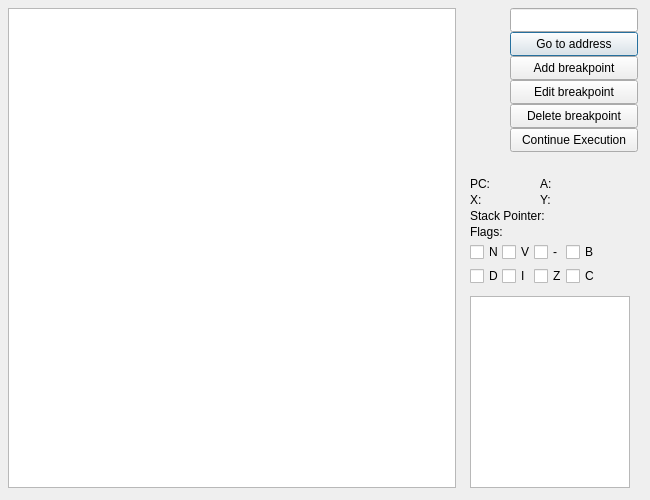
<?xml version="1.0" encoding="UTF-8"?>
<ui version="4.0">
 <class>DialogDebugger</class>
 <widget class="QDialog" name="DialogDebugger">
  <property name="geometry">
   <rect>
    <x>0</x>
    <y>0</y>
    <width>650</width>
    <height>500</height>
   </rect>
  </property>
  <property name="sizePolicy">
   <sizepolicy hsizetype="Fixed" vsizetype="Fixed">
    <horstretch>0</horstretch>
    <verstretch>0</verstretch>
   </sizepolicy>
  </property>
  <property name="minimumSize">
   <size>
    <width>650</width>
    <height>500</height>
   </size>
  </property>
  <property name="maximumSize">
   <size>
    <width>650</width>
    <height>500</height>
   </size>
  </property>
  <property name="windowTitle">
   <string>Debugger</string>
  </property>
  <widget class="QPlainTextEdit" name="plainTextEdit">
   <property name="geometry">
    <rect>
     <x>8</x>
     <y>8</y>
     <width>448</width>
     <height>480</height>
    </rect>
   </property>
   <property name="font">
    <font>
     <family>Lucida Console</family>
    </font>
   </property>
   <property name="undoRedoEnabled">
    <bool>false</bool>
   </property>
   <property name="readOnly">
    <bool>true</bool>
   </property>
   <property name="plainText">
    <string notr="true"/>
   </property>
   <property name="overwriteMode">
    <bool>true</bool>
   </property>
   <property name="textInteractionFlags">
    <set>Qt::NoTextInteraction</set>
   </property>
  </widget>
  <widget class="QLineEdit" name="lineEdit">
   <property name="geometry">
    <rect>
     <x>510</x>
     <y>8</y>
     <width>128</width>
     <height>24</height>
    </rect>
   </property>
  </widget>
  <widget class="QPushButton" name="pushButton">
   <property name="geometry">
    <rect>
     <x>510</x>
     <y>32</y>
     <width>128</width>
     <height>24</height>
    </rect>
   </property>
   <property name="text">
    <string>Go to address</string>
   </property>
  </widget>
  <widget class="QPushButton" name="pushButton_2">
   <property name="geometry">
    <rect>
     <x>510</x>
     <y>56</y>
     <width>128</width>
     <height>24</height>
    </rect>
   </property>
   <property name="text">
    <string>Add breakpoint</string>
   </property>
  </widget>
  <widget class="QLabel" name="label">
   <property name="geometry">
    <rect>
     <x>470</x>
     <y>172</y>
     <width>64</width>
     <height>24</height>
    </rect>
   </property>
   <property name="text">
    <string>PC:</string>
   </property>
  </widget>
  <widget class="QLabel" name="label_2">
   <property name="geometry">
    <rect>
     <x>540</x>
     <y>172</y>
     <width>64</width>
     <height>24</height>
    </rect>
   </property>
   <property name="text">
    <string>A:</string>
   </property>
  </widget>
  <widget class="QLabel" name="label_3">
   <property name="geometry">
    <rect>
     <x>470</x>
     <y>188</y>
     <width>64</width>
     <height>24</height>
    </rect>
   </property>
   <property name="text">
    <string>X:</string>
   </property>
  </widget>
  <widget class="QLabel" name="label_4">
   <property name="geometry">
    <rect>
     <x>540</x>
     <y>188</y>
     <width>64</width>
     <height>24</height>
    </rect>
   </property>
   <property name="text">
    <string>Y:</string>
   </property>
  </widget>
  <widget class="QLabel" name="label_5">
   <property name="geometry">
    <rect>
     <x>470</x>
     <y>204</y>
     <width>128</width>
     <height>24</height>
    </rect>
   </property>
   <property name="text">
    <string>Stack Pointer:</string>
   </property>
  </widget>
  <widget class="QLabel" name="label_6">
   <property name="geometry">
    <rect>
     <x>470</x>
     <y>220</y>
     <width>128</width>
     <height>24</height>
    </rect>
   </property>
   <property name="text">
    <string>Flags:</string>
   </property>
  </widget>
  <widget class="QCheckBox" name="checkBox">
   <property name="geometry">
    <rect>
     <x>470</x>
     <y>244</y>
     <width>32</width>
     <height>16</height>
    </rect>
   </property>
   <property name="focusPolicy">
    <enum>Qt::NoFocus</enum>
   </property>
   <property name="text">
    <string>N</string>
   </property>
  </widget>
  <widget class="QCheckBox" name="checkBox_2">
   <property name="geometry">
    <rect>
     <x>502</x>
     <y>244</y>
     <width>32</width>
     <height>16</height>
    </rect>
   </property>
   <property name="focusPolicy">
    <enum>Qt::NoFocus</enum>
   </property>
   <property name="text">
    <string>V</string>
   </property>
  </widget>
  <widget class="QCheckBox" name="checkBox_3">
   <property name="geometry">
    <rect>
     <x>534</x>
     <y>244</y>
     <width>32</width>
     <height>16</height>
    </rect>
   </property>
   <property name="focusPolicy">
    <enum>Qt::NoFocus</enum>
   </property>
   <property name="text">
    <string>-</string>
   </property>
  </widget>
  <widget class="QCheckBox" name="checkBox_4">
   <property name="geometry">
    <rect>
     <x>566</x>
     <y>244</y>
     <width>32</width>
     <height>16</height>
    </rect>
   </property>
   <property name="focusPolicy">
    <enum>Qt::NoFocus</enum>
   </property>
   <property name="text">
    <string>B</string>
   </property>
  </widget>
  <widget class="QCheckBox" name="checkBox_5">
   <property name="geometry">
    <rect>
     <x>470</x>
     <y>268</y>
     <width>32</width>
     <height>16</height>
    </rect>
   </property>
   <property name="focusPolicy">
    <enum>Qt::NoFocus</enum>
   </property>
   <property name="text">
    <string>D</string>
   </property>
  </widget>
  <widget class="QCheckBox" name="checkBox_6">
   <property name="geometry">
    <rect>
     <x>502</x>
     <y>268</y>
     <width>32</width>
     <height>16</height>
    </rect>
   </property>
   <property name="focusPolicy">
    <enum>Qt::NoFocus</enum>
   </property>
   <property name="text">
    <string>I</string>
   </property>
  </widget>
  <widget class="QCheckBox" name="checkBox_7">
   <property name="geometry">
    <rect>
     <x>534</x>
     <y>268</y>
     <width>32</width>
     <height>16</height>
    </rect>
   </property>
   <property name="focusPolicy">
    <enum>Qt::NoFocus</enum>
   </property>
   <property name="text">
    <string>Z</string>
   </property>
  </widget>
  <widget class="QCheckBox" name="checkBox_8">
   <property name="geometry">
    <rect>
     <x>566</x>
     <y>268</y>
     <width>32</width>
     <height>16</height>
    </rect>
   </property>
   <property name="focusPolicy">
    <enum>Qt::NoFocus</enum>
   </property>
   <property name="text">
    <string>C</string>
   </property>
  </widget>
  <widget class="QPushButton" name="pushButton_3">
   <property name="geometry">
    <rect>
     <x>510</x>
     <y>80</y>
     <width>128</width>
     <height>24</height>
    </rect>
   </property>
   <property name="text">
    <string>Edit breakpoint</string>
   </property>
  </widget>
  <widget class="QPushButton" name="pushButton_4">
   <property name="geometry">
    <rect>
     <x>510</x>
     <y>104</y>
     <width>128</width>
     <height>24</height>
    </rect>
   </property>
   <property name="text">
    <string>Delete breakpoint</string>
   </property>
  </widget>
  <widget class="QPushButton" name="pushButton_5">
   <property name="geometry">
    <rect>
     <x>510</x>
     <y>128</y>
     <width>128</width>
     <height>24</height>
    </rect>
   </property>
   <property name="text">
    <string>Continue Execution</string>
   </property>
  </widget>
  <widget class="QListWidget" name="listWidget">
   <property name="geometry">
    <rect>
     <x>470</x>
     <y>296</y>
     <width>160</width>
     <height>192</height>
    </rect>
   </property>
  </widget>
 </widget>
 <resources/>
 <connections/>
</ui>
